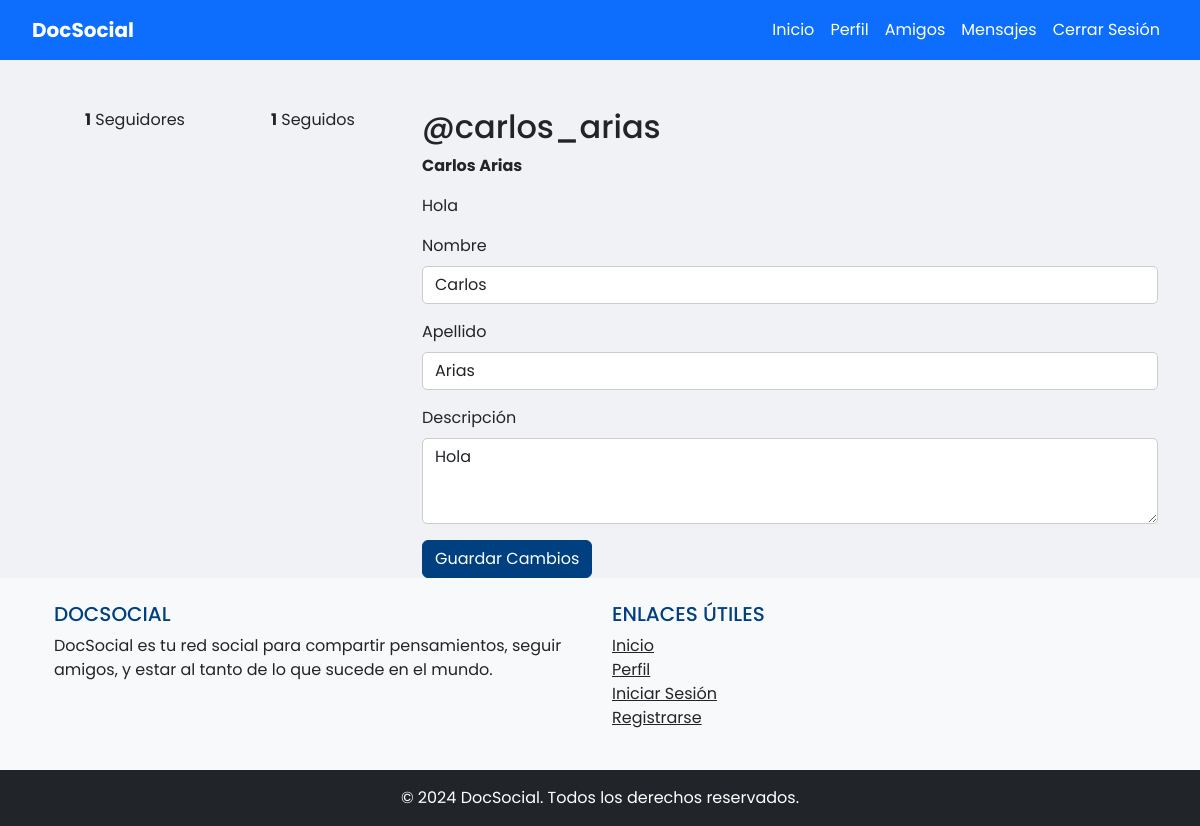
The app's page /perfil.php (signed in) with its own data.
### tables this page shows
CREATE TABLE `usuarios` (
  `id` int(11) NOT NULL,
  `username` varchar(50) NOT NULL,
  `email` varchar(100) NOT NULL,
  `password` varchar(255) NOT NULL,
  `bio` text DEFAULT NULL,
  `avatar` varchar(255) DEFAULT NULL,
  `fecha_registro` timestamp NOT NULL DEFAULT current_timestamp(),
  `foto_perfil` varchar(255) DEFAULT 'ruta/por/defecto.jpg',
  `nombre` varchar(50) NOT NULL,
  `apellido` varchar(50) NOT NULL,
  `descripcion` text DEFAULT NULL
);

### perfil.php (the view, shortened to what this page needs)
<?php
include('includes/db.php');
$user_id = $_SESSION['user_id'];
$sql = "SELECT username, nombre, apellido, descripcion,
               (SELECT COUNT(*) FROM seguidores WHERE seguido_id = '$user_id') AS num_seguidores,
               (SELECT COUNT(*) FROM seguidores WHERE seguidor_id = '$user_id') AS num_seguidos
        FROM usuarios WHERE id = '$user_id'";
$result = $conn->query($sql);
if ($result->num_rows > 0) {
    $usuario = $result->fetch_assoc();
} else {
    echo "Error: Usuario no encontrado.";
}
?>
<!DOCTYPE html>
<html lang="es">
<head>
    <link href="https://cdn.jsdelivr.net/npm/bootstrap@5.3.0/dist/css/bootstrap.min.css" rel="stylesheet">
    <link rel="stylesheet" href="css/style.css">
</head>
<body>
    <?php include('includes/header.php'); ?>
    <div class="container mt-5">
        <div class="row">
            <div class="col-md-4">
                <div class="d-flex justify-content-around">
                    <p><strong><?php echo $usuario['num_seguidores']; ?></strong> Seguidores</p>
                    <p><strong><?php echo $usuario['num_seguidos']; ?></strong> Seguidos</p>
                </div>
            </div>
            <div class="col-md-8">
                <h2>@<?php echo htmlspecialchars($usuario['username']); ?></h2>
                <p><strong><?php echo htmlspecialchars($usuario['nombre']) . " " . htmlspecialchars($usuario['apellido']); ?></strong></p>
                <p><?php echo htmlspecialchars($usuario['descripcion']); ?></p>
                <form method="post" action="perfil.php">
                    <div class="mb-3">
                        <label for="nombre" class="form-label">Nombre</label>
                        <input type="text" class="form-control" id="nombre" name="nombre" value="<?php echo htmlspecialchars($usuario['nombre']); ?>" required>
                    </div>
                    <div class="mb-3">
                        <label for="apellido" class="form-label">Apellido</label>
                        <input type="text" class="form-control" id="apellido" name="apellido" value="<?php echo htmlspecialchars($usuario['apellido']); ?>" required>
                    </div>
                    <div class="mb-3">
                        <label for="descripcion" class="form-label">Descripción</label>
                        <textarea class="form-control" id="descripcion" name="descripcion" rows="3" required><?php echo htmlspecialchars($usuario['descripcion']); ?></textarea>
                    </div>
                    <button type="submit" class="btn btn-primary">Guardar Cambios</button>
                </form>
            </div>
        </div>
    </div>
    <?php include('includes/footer.php'); ?>
</body>
</html>

### css/style.css (style rules this page uses)
body { font-family: 'Poppins', sans-serif; background-color: #f0f2f5; margin: 0; padding: 0; min-height: 100vh; display: flex; flex-direction: column; }
.btn-primary { background-color: #004080; border-color: #004080; }
.form-control { border-radius: 5px; border: 1px solid #cccccc; box-shadow: none; transition: border-color 0.3s ease-in-out; }

### records on screen
usuarios: username "carlos_arias", nombre "Carlos", apellido "Arias", descripcion "Hola"

### other values on screen
$usuario['num_seguidores'] "1"
$usuario['num_seguidos'] "1"
